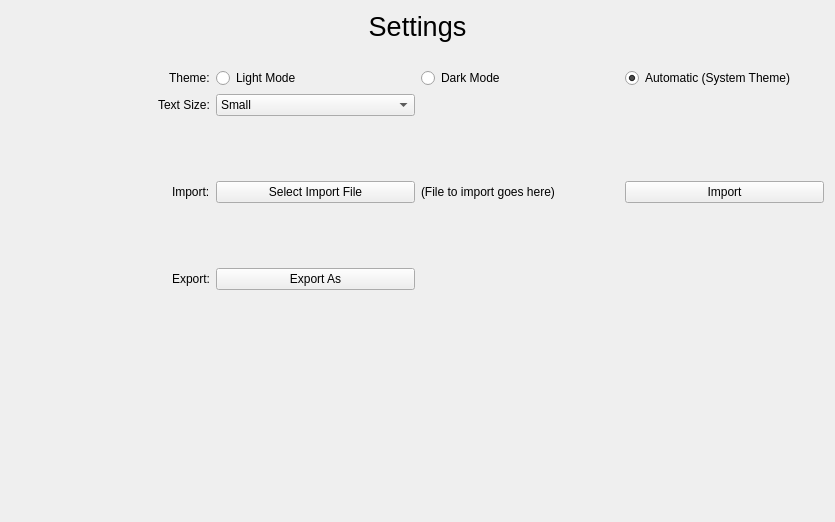
<?xml version="1.0" encoding="UTF-8"?>
<ui version="4.0">
 <class>Form</class>
 <widget class="QWidget" name="Form">
  <property name="geometry">
   <rect>
    <x>0</x>
    <y>0</y>
    <width>835</width>
    <height>522</height>
   </rect>
  </property>
  <property name="windowTitle">
   <string>Form</string>
  </property>
  <layout class="QVBoxLayout" name="verticalLayout_2">
   <item>
    <widget class="QLabel" name="title">
     <property name="font">
      <font>
       <pointsize>20</pointsize>
      </font>
     </property>
     <property name="text">
      <string>Settings</string>
     </property>
     <property name="alignment">
      <set>Qt::AlignCenter</set>
     </property>
    </widget>
   </item>
   <item>
    <spacer name="verticalSpacer">
     <property name="orientation">
      <enum>Qt::Vertical</enum>
     </property>
     <property name="sizeType">
      <enum>QSizePolicy::Minimum</enum>
     </property>
     <property name="sizeHint" stdset="0">
      <size>
       <width>20</width>
       <height>20</height>
      </size>
     </property>
    </spacer>
   </item>
   <item>
    <layout class="QGridLayout" name="gridLayout" rowstretch="0,0,0,0">
     <item row="3" column="0" alignment="Qt::AlignRight">
      <widget class="QLabel" name="export_label">
       <property name="text">
        <string>Export:</string>
       </property>
      </widget>
     </item>
     <item row="0" column="2">
      <widget class="QRadioButton" name="dark_theme">
       <property name="toolTip">
        <string>Sets the app's theme to dark</string>
       </property>
       <property name="text">
        <string>Dark Mode</string>
       </property>
      </widget>
     </item>
     <item row="2" column="3">
      <widget class="QPushButton" name="import_button">
       <property name="text">
        <string>Import</string>
       </property>
      </widget>
     </item>
     <item row="0" column="1">
      <widget class="QRadioButton" name="light_theme">
       <property name="toolTip">
        <string>Sets the app's theme to light</string>
       </property>
       <property name="text">
        <string>Light Mode</string>
       </property>
      </widget>
     </item>
     <item row="0" column="0" alignment="Qt::AlignRight">
      <widget class="QLabel" name="theme_label">
       <property name="text">
        <string>Theme:</string>
       </property>
      </widget>
     </item>
     <item row="1" column="0" alignment="Qt::AlignRight">
      <widget class="QLabel" name="textsize_label">
       <property name="text">
        <string>Text Size:</string>
       </property>
      </widget>
     </item>
     <item row="1" column="1">
      <widget class="QComboBox" name="text_size">
       <property name="toolTip">
        <string>Choose the global text size</string>
       </property>
       <property name="currentText">
        <string>Medium</string>
       </property>
       <item>
        <property name="text">
         <string>Small</string>
        </property>
       </item>
       <item>
        <property name="text">
         <string>Medium</string>
        </property>
       </item>
       <item>
        <property name="text">
         <string>Large</string>
        </property>
       </item>
      </widget>
     </item>
     <item row="3" column="1">
      <widget class="QPushButton" name="export_button">
       <property name="text">
        <string>Export As</string>
       </property>
      </widget>
     </item>
     <item row="2" column="0" alignment="Qt::AlignRight">
      <widget class="QLabel" name="import_label">
       <property name="text">
        <string>Import:</string>
       </property>
      </widget>
     </item>
     <item row="0" column="3">
      <widget class="QRadioButton" name="system_theme">
       <property name="toolTip">
        <string>Sets the app theme to your system's theme</string>
       </property>
       <property name="text">
        <string>Automatic (System Theme)</string>
       </property>
       <property name="checked">
        <bool>true</bool>
       </property>
      </widget>
     </item>
     <item row="2" column="1">
      <widget class="QPushButton" name="select_import">
       <property name="text">
        <string>Select Import File</string>
       </property>
      </widget>
     </item>
     <item row="2" column="2">
      <widget class="QLabel" name="chosen_import">
       <property name="sizePolicy">
        <sizepolicy hsizetype="Preferred" vsizetype="Expanding">
         <horstretch>0</horstretch>
         <verstretch>0</verstretch>
        </sizepolicy>
       </property>
       <property name="toolTip">
        <string>Shows the file currently selected for importing</string>
       </property>
       <property name="text">
        <string>(File to import goes here)</string>
       </property>
       <property name="scaledContents">
        <bool>false</bool>
       </property>
      </widget>
     </item>
    </layout>
   </item>
   <item>
    <spacer name="verticalSpacer_2">
     <property name="orientation">
      <enum>Qt::Vertical</enum>
     </property>
     <property name="sizeHint" stdset="0">
      <size>
       <width>20</width>
       <height>40</height>
      </size>
     </property>
    </spacer>
   </item>
  </layout>
 </widget>
 <tabstops>
  <tabstop>light_theme</tabstop>
  <tabstop>dark_theme</tabstop>
  <tabstop>system_theme</tabstop>
  <tabstop>text_size</tabstop>
 </tabstops>
 <resources/>
 <connections/>
</ui>
